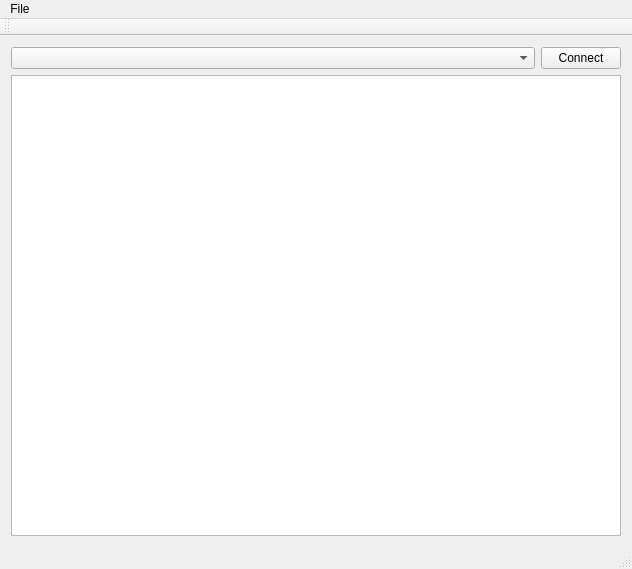
<?xml version="1.0" encoding="UTF-8"?>
<ui version="4.0">
 <class>MainWindow</class>
 <widget class="QMainWindow" name="MainWindow">
  <property name="geometry">
   <rect>
    <x>0</x>
    <y>0</y>
    <width>632</width>
    <height>569</height>
   </rect>
  </property>
  <property name="windowTitle">
   <string>MainWindow</string>
  </property>
  <widget class="QWidget" name="centralWidget">
   <layout class="QVBoxLayout" name="verticalLayout">
    <item>
     <layout class="QHBoxLayout" name="horizontalLayout">
      <item>
       <widget class="QComboBox" name="cmbSerialPort"/>
      </item>
      <item>
       <widget class="QPushButton" name="btnConnect">
        <property name="sizePolicy">
         <sizepolicy hsizetype="Fixed" vsizetype="Fixed">
          <horstretch>0</horstretch>
          <verstretch>0</verstretch>
         </sizepolicy>
        </property>
        <property name="text">
         <string>Connect</string>
        </property>
       </widget>
      </item>
     </layout>
    </item>
    <item>
     <widget class="QPlainTextEdit" name="pteConsole">
      <property name="readOnly">
       <bool>true</bool>
      </property>
      <property name="textInteractionFlags">
       <set>Qt::NoTextInteraction</set>
      </property>
     </widget>
    </item>
   </layout>
  </widget>
  <widget class="QMenuBar" name="menuBar">
   <property name="geometry">
    <rect>
     <x>0</x>
     <y>0</y>
     <width>632</width>
     <height>27</height>
    </rect>
   </property>
   <widget class="QMenu" name="menuFile">
    <property name="title">
     <string>File</string>
    </property>
    <addaction name="actionExit"/>
   </widget>
   <addaction name="menuFile"/>
  </widget>
  <widget class="QToolBar" name="mainToolBar">
   <attribute name="toolBarArea">
    <enum>TopToolBarArea</enum>
   </attribute>
   <attribute name="toolBarBreak">
    <bool>false</bool>
   </attribute>
  </widget>
  <widget class="QStatusBar" name="statusBar"/>
  <action name="actionExit">
   <property name="text">
    <string>Exit</string>
   </property>
  </action>
 </widget>
 <layoutdefault spacing="6" margin="11"/>
 <resources/>
 <connections/>
</ui>
